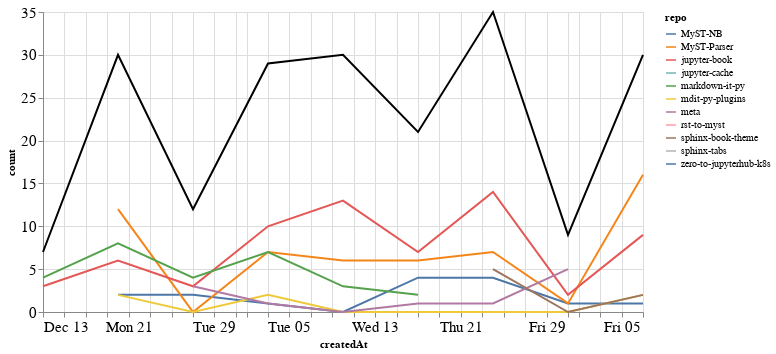

Notebook code cell kept with this figure:
### Markdown cell above
### Comments

### Code cell
comments_time = comments.groupby('repo').resample('W', on='createdAt').count()['author'].reset_index()
comments_time = comments_time.rename(columns={'author': 'count'})
comments_time_total = comments_time.groupby('createdAt').agg({"count": "sum"}).reset_index()
ch1 = alt.Chart(comments_time, width=600).mark_line().encode(
    x='createdAt',
    y='count',
    color='repo',
    tooltip="repo"
)

ch2 = alt.Chart(comments_time_total, width=600).mark_line(color="black").encode(
    x='createdAt',
    y='count',
)

ch1 + ch2

### Figure 1 — Vega-Lite specification as saved in the notebook (floating-point values rounded to 4 significant figures)
{"config": {"axisLeft": {"labelFontSize": 15}, "axisBottom": {"labelFontSize": 15}}, "layer": [{"data": {"name": "data-f37cacfb120a3cc9d33d48855125fa09"}, "mark": "line", "encoding": {"color": {"type": "nominal", "field": "repo"}, "tooltip": {"type": "nominal", "field": "repo"}, "x": {"type": "temporal", "field": "createdAt"}, "y": {"type": "quantitative", "field": "count"}}, "width": 600}, {"data": {"name": "data-4e4131cfcd6f47992262eff605f79ede"}, "mark": {"type": "line", "color": "black"}, "encoding": {"x": {"type": "temporal", "field": "createdAt"}, "y": {"type": "quantitative", "field": "count"}}, "width": 600}], "$schema": "https://vega.github.io/schema/vega-lite/v4.8.1.json", "datasets": {"data-f37cacfb120a3cc9d33d48855125fa09": [{"repo": "MyST-NB", "createdAt": "2020-12-20T00:00:00", "count": 2}, {"repo": "MyST-NB", "createdAt": "2020-12-27T00:00:00", "count": 2}, {"repo": "MyST-NB", "createdAt": "2021-01-03T00:00:00", "count": 1}, {"repo": "MyST-NB", "createdAt": "2021-01-10T00:00:00", "count": 0}, {"repo": "MyST-NB", "createdAt": "2021-01-17T00:00:00", "count": 4}, {"repo": "MyST-NB", "createdAt": "2021-01-24T00:00:00", "count": 4}, {"repo": "MyST-NB", "createdAt": "2021-01-31T00:00:00", "count": 1}, {"repo": "MyST-NB", "createdAt": "2021-02-07T00:00:00", "count": 1}, {"repo": "MyST-Parser", "createdAt": "2020-12-20T00:00:00", "count": 12}, {"repo": "MyST-Parser", "createdAt": "2020-12-27T00:00:00", "count": 0}, {"repo": "MyST-Parser", "createdAt": "2021-01-03T00:00:00", "count": 7}, {"repo": "MyST-Parser", "createdAt": "2021-01-10T00:00:00", "count": 6}, {"repo": "MyST-Parser", "createdAt": "2021-01-17T00:00:00", "count": 6}, {"repo": "MyST-Parser", "createdAt": "2021-01-24T00:00:00", "count": 7}, {"repo": "MyST-Parser", "createdAt": "2021-01-31T00:00:00", "count": 1}, {"repo": "MyST-Parser", "createdAt": "2021-02-07T00:00:00", "count": 16}, {"repo": "jupyter-book", "createdAt": "2020-12-13T00:00:00", "count": 3}, {"repo": "jupyter-book", "createdAt": "2020-12-20T00:00:00", "count": 6}, {"repo": "jupyter-book", "createdAt": "2020-12-27T00:00:00", "count": 3}, {"repo": "jupyter-book", "createdAt": "2021-01-03T00:00:00", "count": 10}, {"repo": "jupyter-book", "createdAt": "2021-01-10T00:00:00", "count": 13}, {"repo": "jupyter-book", "createdAt": "2021-01-17T00:00:00", "count": 7}, {"repo": "jupyter-book", "createdAt": "2021-01-24T00:00:00", "count": 14}, {"repo": "jupyter-book", "createdAt": "2021-01-31T00:00:00", "count": 2}, {"repo": "jupyter-book", "createdAt": "2021-02-07T00:00:00", "count": 9}, {"repo": "jupyter-cache", "createdAt": "2021-01-17T00:00:00", "count": 1}, {"repo": "markdown-it-py", "createdAt": "2020-12-13T00:00:00", "count": 4}, {"repo": "markdown-it-py", "createdAt": "2020-12-20T00:00:00", "count": 8}, {"repo": "markdown-it-py", "createdAt": "2020-12-27T00:00:00", "count": 4}, {"repo": "markdown-it-py", "createdAt": "2021-01-03T00:00:00", "count": 7}, {"repo": "markdown-it-py", "createdAt": "2021-01-10T00:00:00", "count": 3}, {"repo": "markdown-it-py", "createdAt": "2021-01-17T00:00:00", "count": 2}, {"repo": "mdit-py-plugins", "createdAt": "2020-12-20T00:00:00", "count": 2}, {"repo": "mdit-py-plugins", "createdAt": "2020-12-27T00:00:00", "count": 0}, {"repo": "mdit-py-plugins", "createdAt": "2021-01-03T00:00:00", "count": 2}, {"repo": "mdit-py-plugins", "createdAt": "2021-01-10T00:00:00", "count": 0}, {"repo": "mdit-py-plugins", "createdAt": "2021-01-17T00:00:00", "count": 0}, {"repo": "mdit-py-plugins", "createdAt": "2021-01-24T00:00:00", "count": 0}, {"repo": "mdit-py-plugins", "createdAt": "2021-01-31T00:00:00", "count": 0}, {"repo": "mdit-py-plugins", "createdAt": "2021-02-07T00:00:00", "count": 2}, {"repo": "meta", "createdAt": "2020-12-27T00:00:00", "count": 3}, {"repo": "meta", "createdAt": "2021-01-03T00:00:00", "count": 1}, {"repo": "meta", "createdAt": "2021-01-10T00:00:00", "count": 0}, {"repo": "meta", "createdAt": "2021-01-17T00:00:00", "count": 1}, {"repo": "meta", "createdAt": "2021-01-24T00:00:00", "count": 1}, {"repo": "meta", "createdAt": "2021-01-31T00:00:00", "count": 5}, {"repo": "rst-to-myst", "createdAt": "2021-01-10T00:00:00", "count": 8}, {"repo": "sphinx-book-theme", "createdAt": "2021-01-24T00:00:00", "count": 5}, {"repo": "sphinx-book-theme", "createdAt": "2021-01-31T00:00:00", "count": 0}, {"repo": "sphinx-book-theme", "createdAt": "2021-02-07T00:00:00", "count": 2}, {"repo": "sphinx-tabs", "createdAt": "2021-01-24T00:00:00", "count": 4}, {"repo": "zero-to-jupyterhub-k8s", "createdAt": "2021-01-03T00:00:00", "count": 1}], "data-4e4131cfcd6f47992262eff605f79ede": [{"createdAt": "2020-12-13T00:00:00", "count": 7}, {"createdAt": "2020-12-20T00:00:00", "count": 30}, {"createdAt": "2020-12-27T00:00:00", "count": 12}, {"createdAt": "2021-01-03T00:00:00", "count": 29}, {"createdAt": "2021-01-10T00:00:00", "count": 30}, {"createdAt": "2021-01-17T00:00:00", "count": 21}, {"createdAt": "2021-01-24T00:00:00", "count": 35}, {"createdAt": "2021-01-31T00:00:00", "count": 9}, {"createdAt": "2021-02-07T00:00:00", "count": 30}]}}
